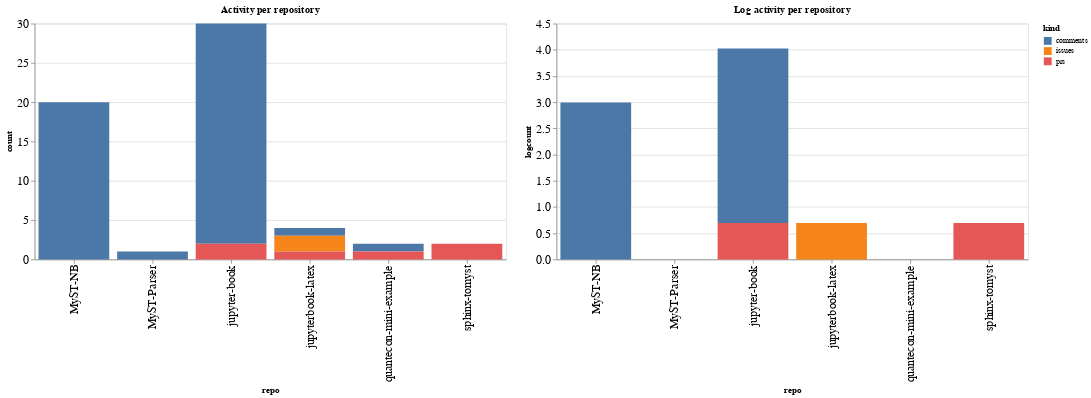

Write notebook code for a chart like this one.
### Code cell
ch1 = alt.Chart(repo_summaries, width=600, title="Activity per repository").mark_bar().encode(
    x='repo',
    y='count',
    color='kind',
    tooltip="kind"
)

ch2 = alt.Chart(repo_summaries, width=600, title="Log activity per repository").mark_bar().encode(
    x='repo',
    y='logcount',
    color='kind',
    tooltip="kind"
)

ch1 | ch2

### Figure 1 — Vega-Lite specification as saved in the notebook (floating-point values rounded to 4 significant figures)
{"config": {"axisLeft": {"labelFontSize": 15}, "axisBottom": {"labelFontSize": 15}}, "hconcat": [{"mark": "bar", "encoding": {"color": {"type": "nominal", "field": "kind"}, "tooltip": {"type": "nominal", "field": "kind"}, "x": {"type": "nominal", "field": "repo"}, "y": {"type": "quantitative", "field": "count"}}, "title": "Activity per repository", "width": 600}, {"mark": "bar", "encoding": {"color": {"type": "nominal", "field": "kind"}, "tooltip": {"type": "nominal", "field": "kind"}, "x": {"type": "nominal", "field": "repo"}, "y": {"type": "quantitative", "field": "logcount"}}, "title": "Log activity per repository", "width": 600}], "data": {"name": "data-2ac3ab3ad599bd9a34f51e78874f9bdd"}, "$schema": "https://vega.github.io/schema/vega-lite/v4.8.1.json", "datasets": {"data-2ac3ab3ad599bd9a34f51e78874f9bdd": [{"repo": "MyST-NB", "kind": "comments", "count": 20, "logcount": 2.996}, {"repo": "MyST-Parser", "kind": "comments", "count": 1, "logcount": 0.0}, {"repo": "jupyter-book", "kind": "comments", "count": 28, "logcount": 3.332}, {"repo": "jupyter-book", "kind": "prs", "count": 2, "logcount": 0.6931}, {"repo": "jupyterbook-latex", "kind": "comments", "count": 1, "logcount": 0.0}, {"repo": "jupyterbook-latex", "kind": "issues", "count": 2, "logcount": 0.6931}, {"repo": "jupyterbook-latex", "kind": "prs", "count": 1, "logcount": 0.0}, {"repo": "quantecon-mini-example", "kind": "comments", "count": 1, "logcount": 0.0}, {"repo": "quantecon-mini-example", "kind": "prs", "count": 1, "logcount": 0.0}, {"repo": "sphinx-tomyst", "kind": "prs", "count": 2, "logcount": 0.6931}]}}
